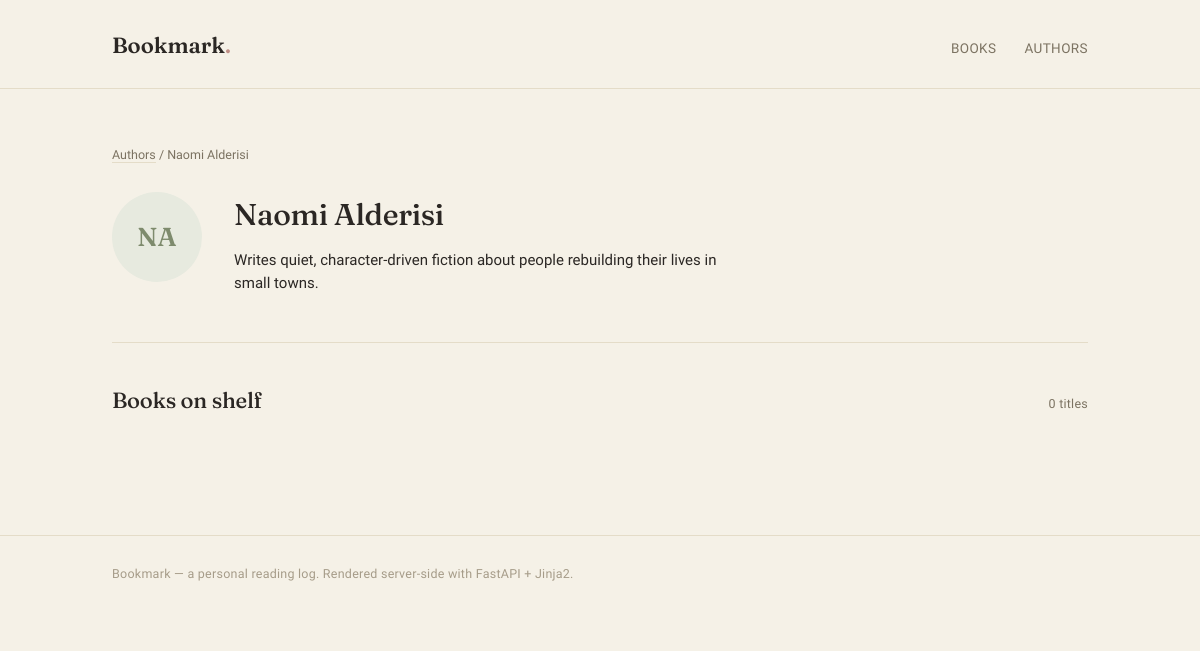
Page /authors/1 on the earlier database version.
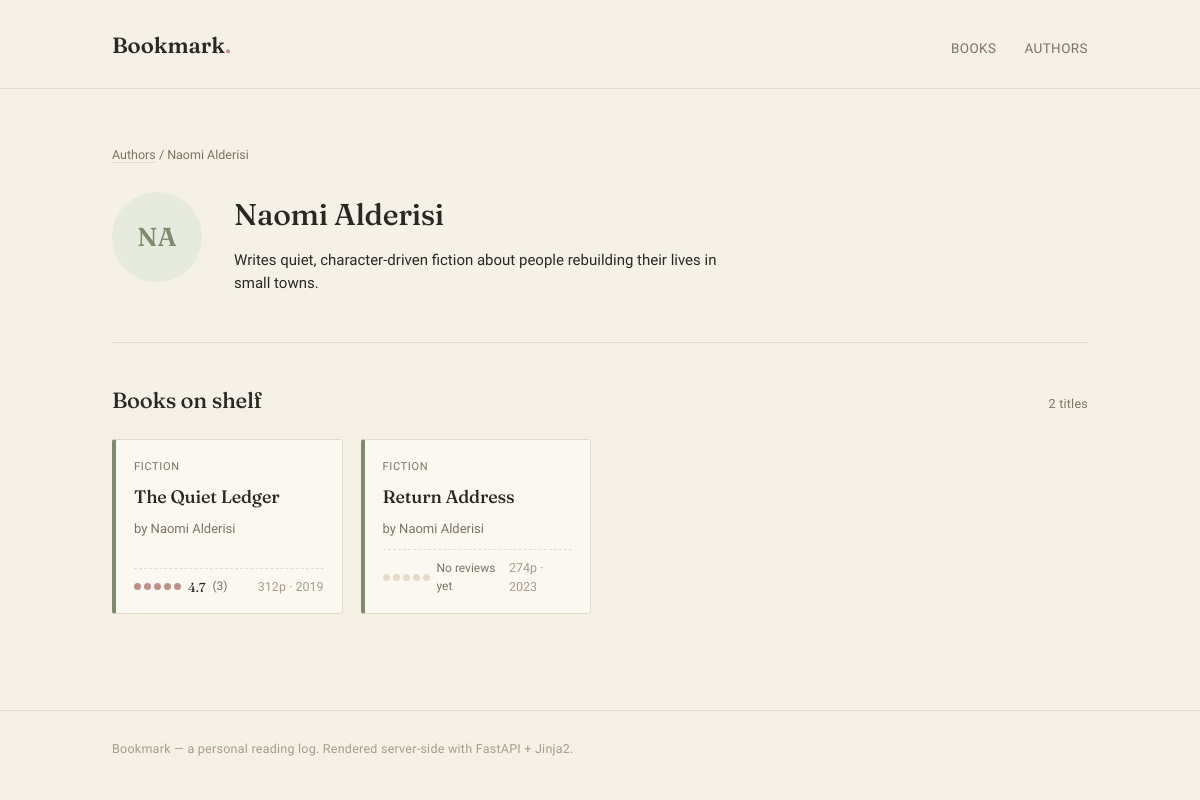
Same page on the later database version.
### models.py (models this page shows)
class Author(Base):
    __tablename__ = "authors"
    id: Mapped[int] = mapped_column(primary_key=True, index=True)
    name: Mapped[str] = mapped_column(String(100), nullable=False)
    bio: Mapped[str | None] = mapped_column(String(500), nullable=True)
    initials: Mapped[str | None] = mapped_column(String(10), nullable=True)
    books: Mapped[list["Book"]] = relationship(back_populates="author", cascade="all, delete-orphan")

class Book(Base):
    __tablename__ = 'books'
    id: Mapped[int] = mapped_column(Integer, primary_key=True, index=True)
    title: Mapped[str] = mapped_column(String(200), nullable=False)
    genre: Mapped[str] = mapped_column(String(200), nullable=False)
    pages: Mapped[int] = mapped_column(Integer, nullable=False)
    year: Mapped[int] = mapped_column(Integer, nullable=False)
    description: Mapped[str | None] = mapped_column(Text, nullable=True)
    author_id: Mapped[int] = mapped_column(ForeignKey("authors.id"), nullable=False)        # Foreign Key
    author: Mapped["Author"] = relationship(back_populates="books")
    reviews: Mapped[list["Review"]] = relationship(back_populates="book", cascade="all, delete-orphan")

### main.py (the view)
@app.get("/authors/{author_id}", include_in_schema=False)
def get_author(request: Request, author_id: int, db: Annotated[Session, Depends(get_db)]):
    result = db.execute(
        select(models.Author).where(models.Author.id == author_id)
    )
    author = result.scalars().first()
    if not author:
        raise HTTPException(status_code=status.HTTP_404_NOT_FOUND, detail="Author not found.")
    result = db.execute(
        select(models.Book).where(models.Book.author_id == author_id)
    )
    books = result.scalars().all()
    return templates.TemplateResponse(
        request,
        "author.html",
        {"author": author, "books": books}
    )

### templates/author.html (shortened to what this page needs)
{% extends "base.html" %}
{% block content %}
{% set genre_tone = {
  'Fiction': 'sage',
  'Historical Fiction': 'ochre',
  'Poetry': 'rose',
  'Essays': 'rose',
  'Nonfiction': 'slate',
  'Fantasy': 'plum'
} %}
<div class="wrap">
  <div class="breadcrumb"><a href="{{ url_for('authors_page') }}">Authors</a> / {{ author.name }}</div>
  <div class="detail-head" style="grid-template-columns: 90px 1fr;">
    <span class="avatar" style="width:90px; height:90px; font-size:26px;">{{ author.initials }}</span>
    <div>
      <h1>{{ author.name }}</h1>
      <p class="desc" style="margin-top:10px;">{{ author.bio }}</p>
    </div>
  </div>
  <div class="section-head" style="margin-top:40px;">
    <h2>Books on shelf</h2>
    <span class="count-tag">{{ books|length }} title{{ "" if books|length == 1 else "s" }}</span>
  </div>
  <div class="grid">
    {% for book in books %}
      {% set review_count = book.reviews|length %}
      {% set avg = (book.reviews | sum(attribute='rating') / review_count) if review_count > 0 else None %}
      {% set rounded = avg|round(0, 'common')|int if avg else 0 %}
      <a class="card tone-{{ genre_tone.get(book.genre, 'sage') }}" href="/books/{{ book.id }}">
        <span class="tag-genre">{{ book.genre }}</span>
        <h3>{{ book.title }}</h3>
        <span class="by">by {{ author.name }}</span>
        <div class="meta">
          <span class="rating-line">
            <span class="dots">
              {% for i in range(1, 6) %}
                <span class="dot {{ 'filled' if i <= rounded else '' }}"></span>
              {% endfor %}
            </span>
            {% if avg %}
              <span class="num">{{ "%.1f"|format(avg) }}</span>
              <span>({{ review_count }})</span>
            {% else %}
              <span>No reviews yet</span>
            {% endif %}
          </span>
          <span>{{ book.pages }}p · {{ book.year }}</span>
        </div>
      </a>
    {% endfor %}
  </div>
</div>
{% endblock %}

Differences in the rows shown:
added Book: genre "FICTION", title "The Quiet Ledger", {{ author.name }} "Naomi Alderisi", avg "4.7", review_count "3", pages "312", year "2019"
added Book: genre "FICTION", title "Return Address", {{ author.name }} "Naomi Alderisi", shows "No reviews yet", pages "274", year "2023"
Other differences:
{{ books|length }}: "0" → "2"
